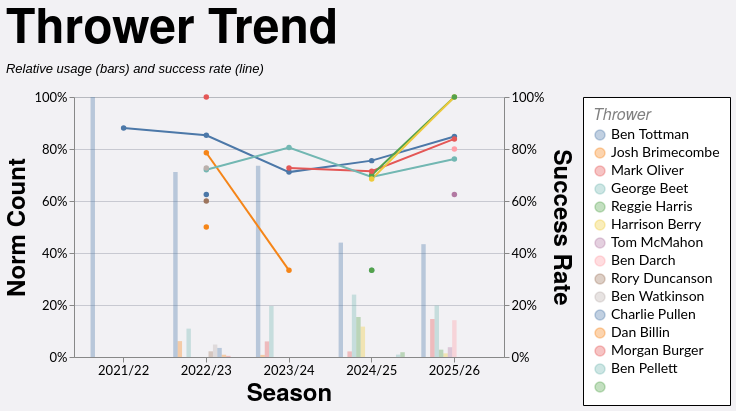

Write the Vega-Lite specification saved for this chart.
### Vega-Lite specification from a JSON file in a GitHub repository (floating-point values rounded to 4 significant figures; data arrays with more than 128 entries replaced by an {"elided": "..."} marker saying what was removed)
{"config": {"axis": {"labelFont": "Lato, sans-serif", "titleFont": "PT Sans Narrow, Helvetica Neue, Helvetica, Arial, sans-serif", "labelFontSize": 13, "titleFontSize": 24, "gridColor": "#202947", "gridOpacity": 0.2}, "header": {"labelFont": "PT Sans Narrow, Helvetica Neue, Helvetica, Arial, sans-serif", "titleFont": "PT Sans Narrow, Helvetica Neue, Helvetica, Arial, sans-serif", "labelFontSize": 24, "titleFontSize": 28, "labelFontWeight": "bold", "orient": "left"}, "legend": {"labelFont": "Lato, sans-serif", "titleFont": "PT Sans Narrow, Helvetica Neue, Helvetica, Arial, sans-serif", "labelFontSize": 14, "titleFontSize": 16, "titlePadding": 5, "fillColor": "white", "strokeColor": "black", "padding": 10, "titleFontWeight": "lighter", "titleFontStyle": "italic", "titleColor": "gray", "offset": 10}, "title": {"font": "PT Sans Narrow, Helvetica Neue, Helvetica, Arial, sans-serif", "fontSize": 48, "fontWeight": "bold", "anchor": "start", "align": "center", "titlePadding": 20, "subtitlePadding": 10, "subtitleFontSize": 13, "subtitleColor": "", "subtitleFontStyle": "italic", "offset": 15, "color": "black"}, "axisX": {"labelAngle": 0}, "facet": {"title": null, "header": null, "align": {"row": "each", "column": "each"}}, "resolve": {"scale": {"y": "independent", "facet": "independent"}}, "background": "#f2f1f4"}, "layer": [{"mark": {"type": "bar", "opacity": 0.35}, "encoding": {"color": {"field": "thrower", "sort": null, "title": "Thrower", "type": "nominal"}, "tooltip": [{"field": "season", "title": "Season", "type": "nominal"}, {"field": "thrower", "title": "Thrower", "type": "nominal"}, {"field": "won", "format": ",.0f", "title": "Won", "type": "quantitative"}, {"field": "attempts", "format": ",.0f", "title": "Attempts", "type": "quantitative"}, {"field": "norm_count", "format": ".1%", "title": "Norm Count", "type": "quantitative"}, {"field": "success_rate", "format": ".1%", "title": "Success Rate", "type": "quantitative"}], "x": {"field": "season", "sort": ["2021/22", "2022/23", "2023/24", "2024/25", "2025/26"], "title": "Season", "type": "nominal"}, "xOffset": {"field": "thrower", "sort": null, "type": "nominal"}, "y": {"axis": {"format": "%", "orient": "left"}, "field": "norm_count", "scale": {"domain": [0, 1]}, "title": "Norm Count", "type": "quantitative"}}, "transform": [{"filter": "(loSquad == 'All' || datum.squad == loSquad) && (loGameType == 'All' || (loGameType == 'League + Cup' && (datum.game_type == 'League' || datum.game_type == 'Cup')) || (loGameType == 'League only' && datum.game_type == 'League') || datum.game_type == loGameType) && (loOpposition == 'All' || datum.opposition == loOpposition) && (loThrower == 'All' || datum.thrower == loThrower) && (loJumper == 'All' || datum.jumper == loJumper) && (loArea == 'All' || datum.area == loArea) && (loNumbers == 'All' || datum.numbers == loNumbers) && (loCallType == 'All' || datum.call_type == loCallType)"}, {"aggregate": [{"op": "count", "as": "attempts"}, {"op": "sum", "field": "won", "as": "won"}], "groupby": ["season", "thrower"]}, {"joinaggregate": [{"op": "sum", "field": "attempts", "as": "season_attempts"}], "groupby": ["season"]}, {"calculate": "datum.attempts / datum.season_attempts", "as": "norm_count"}, {"calculate": "datum.won / datum.attempts", "as": "success_rate"}]}, {"mark": {"type": "line", "point": true, "strokeWidth": 2}, "encoding": {"color": {"field": "thrower", "sort": null, "title": "Thrower", "type": "nominal"}, "detail": {"field": "thrower", "type": "nominal"}, "tooltip": [{"field": "season", "title": "Season", "type": "nominal"}, {"field": "thrower", "title": "Thrower", "type": "nominal"}, {"field": "won", "format": ",.0f", "title": "Won", "type": "quantitative"}, {"field": "attempts", "format": ",.0f", "title": "Attempts", "type": "quantitative"}, {"field": "norm_count", "format": ".1%", "title": "Norm Count", "type": "quantitative"}, {"field": "success_rate", "format": ".1%", "title": "Success Rate", "type": "quantitative"}], "x": {"field": "season", "sort": ["2021/22", "2022/23", "2023/24", "2024/25", "2025/26"], "title": "Season", "type": "nominal"}, "y": {"axis": {"format": "%", "orient": "right"}, "field": "success_rate", "scale": {"domain": [0, 1]}, "title": "Success Rate", "type": "quantitative"}}, "transform": [{"filter": "(loSquad == 'All' || datum.squad == loSquad) && (loGameType == 'All' || (loGameType == 'League + Cup' && (datum.game_type == 'League' || datum.game_type == 'Cup')) || (loGameType == 'League only' && datum.game_type == 'League') || datum.game_type == loGameType) && (loOpposition == 'All' || datum.opposition == loOpposition) && (loThrower == 'All' || datum.thrower == loThrower) && (loJumper == 'All' || datum.jumper == loJumper) && (loArea == 'All' || datum.area == loArea) && (loNumbers == 'All' || datum.numbers == loNumbers) && (loCallType == 'All' || datum.call_type == loCallType)"}, {"aggregate": [{"op": "count", "as": "attempts"}, {"op": "sum", "field": "won", "as": "won"}], "groupby": ["season", "thrower"]}, {"joinaggregate": [{"op": "sum", "field": "attempts", "as": "season_attempts"}], "groupby": ["season"]}, {"calculate": "datum.attempts / datum.season_attempts", "as": "norm_count"}, {"calculate": "datum.won / datum.attempts", "as": "success_rate"}]}], "data": {"name": "data-97c2c564e8a0cdaee3730a92991522ed"}, "height": 260, "params": [{"name": "loSquad", "value": "All"}, {"name": "loSeason", "value": "All"}, {"name": "loGameType", "value": "All"}, {"name": "loOpposition", "value": "All"}, {"name": "loThrower", "value": "All"}, {"name": "loJumper", "value": "All"}, {"name": "loArea", "value": "All"}, {"name": "loNumbers", "value": "All"}, {"name": "loCallType", "value": "All"}], "resolve": {"scale": {"y": "independent"}}, "title": {"text": "Thrower Trend", "subtitle": "Relative usage (bars) and success rate (line)"}, "width": 430, "$schema": "https://vega.github.io/schema/vega-lite/v5.20.1.json", "datasets": {"data-97c2c564e8a0cdaee3730a92991522ed": {"elided": "1242 records"}}}
